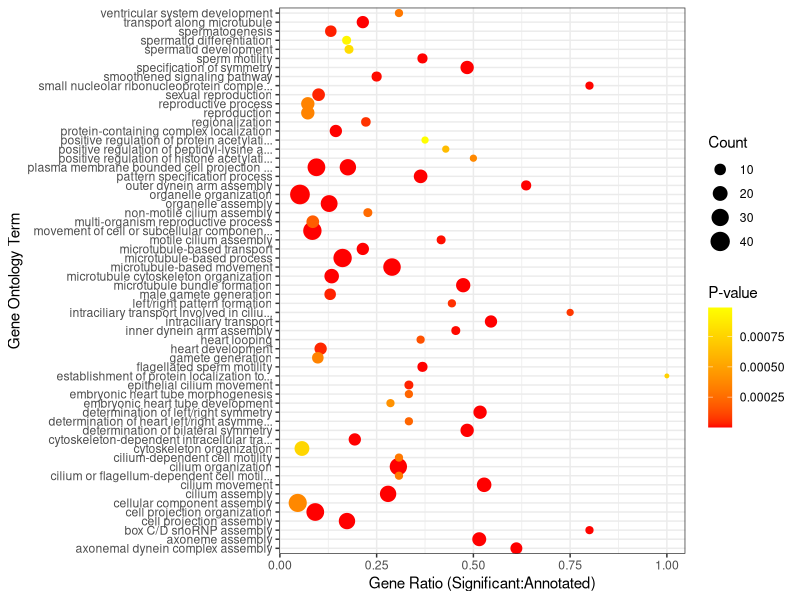

The R script that drew this image:
de_report = read.table("DE_proteins_report.csv", header = T, sep = ",")

library(ggplot2)
library(tidyverse)

de_report$gene_ratio =  de_report$Significant / de_report$Annotated

de_gg = de_report %>%
  ggplot(aes(x = gene_ratio, 
             y = Term, 
             color = pvalues,
             size = Significant)) +
  geom_point(stat = "identity") +
  scale_color_continuous(low = "red", high = "yellow") +
  labs(color = "P-value", size = "Count", x = "Gene Ratio (Significant:Annotated)", y = "Gene Ontology Term") +
  theme_bw()

de_gg

